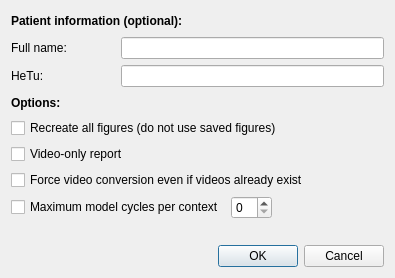
<?xml version="1.0" encoding="UTF-8"?>
<ui version="4.0">
 <class>Dialog</class>
 <widget class="QDialog" name="Dialog">
  <property name="geometry">
   <rect>
    <x>0</x>
    <y>0</y>
    <width>395</width>
    <height>278</height>
   </rect>
  </property>
  <property name="windowTitle">
   <string>Report options</string>
  </property>
  <layout class="QVBoxLayout" name="verticalLayout">
   <item>
    <layout class="QGridLayout" name="gridLayout">
     <item row="7" column="2">
      <widget class="QSpinBox" name="sbLimitCycles">
       <property name="sizePolicy">
        <sizepolicy hsizetype="Fixed" vsizetype="Fixed">
         <horstretch>0</horstretch>
         <verstretch>0</verstretch>
        </sizepolicy>
       </property>
      </widget>
     </item>
     <item row="3" column="0" colspan="2">
      <widget class="QLabel" name="label_9">
       <property name="font">
        <font>
         <weight>75</weight>
         <bold>true</bold>
        </font>
       </property>
       <property name="text">
        <string>Options:</string>
       </property>
      </widget>
     </item>
     <item row="1" column="0">
      <widget class="QLabel" name="label_2">
       <property name="text">
        <string>Full name:</string>
       </property>
      </widget>
     </item>
     <item row="0" column="0" colspan="2">
      <widget class="QLabel" name="label">
       <property name="font">
        <font>
         <weight>75</weight>
         <bold>true</bold>
        </font>
       </property>
       <property name="text">
        <string>Patient information (optional):</string>
       </property>
      </widget>
     </item>
     <item row="7" column="0" colspan="2">
      <widget class="QCheckBox" name="xbLimitCycles">
       <property name="text">
        <string>Maximum model cycles per context</string>
       </property>
      </widget>
     </item>
     <item row="2" column="0">
      <widget class="QLabel" name="label_3">
       <property name="text">
        <string>HeTu:</string>
       </property>
      </widget>
     </item>
     <item row="1" column="1" colspan="3">
      <widget class="QLineEdit" name="lnFullName"/>
     </item>
     <item row="2" column="1" colspan="3">
      <widget class="QLineEdit" name="lnHetu"/>
     </item>
     <item row="4" column="0" colspan="4">
      <widget class="QCheckBox" name="xbRecreatePlots">
       <property name="text">
        <string>Recreate all figures (do not use saved figures)</string>
       </property>
      </widget>
     </item>
     <item row="5" column="0" colspan="4">
      <widget class="QCheckBox" name="xbVideoOnly">
       <property name="text">
        <string>Video-only report</string>
       </property>
      </widget>
     </item>
     <item row="6" column="0" colspan="4">
      <widget class="QCheckBox" name="xbForceConvertVideos">
       <property name="text">
        <string>Force video conversion even if videos already exist</string>
       </property>
      </widget>
     </item>
     <item row="7" column="3">
      <spacer name="horizontalSpacer">
       <property name="orientation">
        <enum>Qt::Horizontal</enum>
       </property>
       <property name="sizeHint" stdset="0">
        <size>
         <width>40</width>
         <height>20</height>
        </size>
       </property>
      </spacer>
     </item>
    </layout>
   </item>
   <item>
    <spacer name="verticalSpacer">
     <property name="orientation">
      <enum>Qt::Vertical</enum>
     </property>
     <property name="sizeType">
      <enum>QSizePolicy::Fixed</enum>
     </property>
     <property name="sizeHint" stdset="0">
      <size>
       <width>20</width>
       <height>20</height>
      </size>
     </property>
    </spacer>
   </item>
   <item>
    <widget class="QDialogButtonBox" name="buttonBox">
     <property name="orientation">
      <enum>Qt::Horizontal</enum>
     </property>
     <property name="standardButtons">
      <set>QDialogButtonBox::Cancel|QDialogButtonBox::Ok</set>
     </property>
    </widget>
   </item>
  </layout>
 </widget>
 <resources/>
 <connections/>
</ui>
